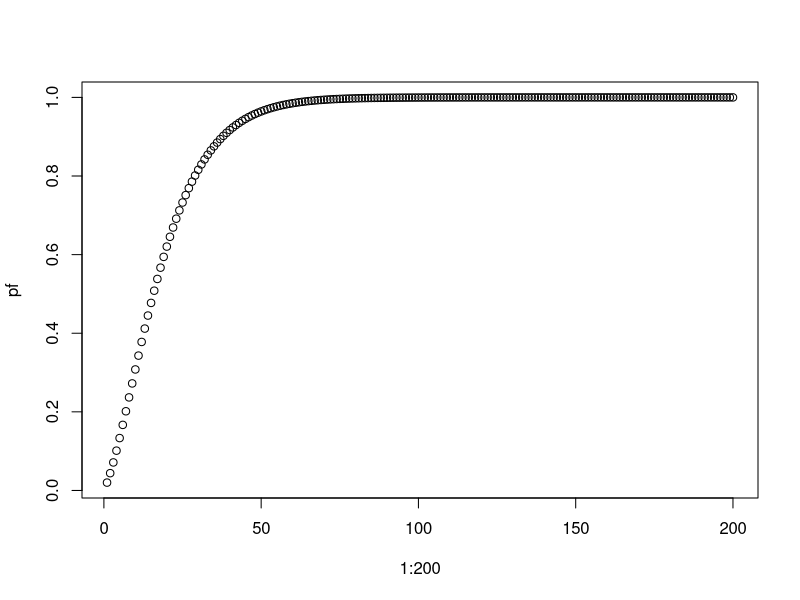
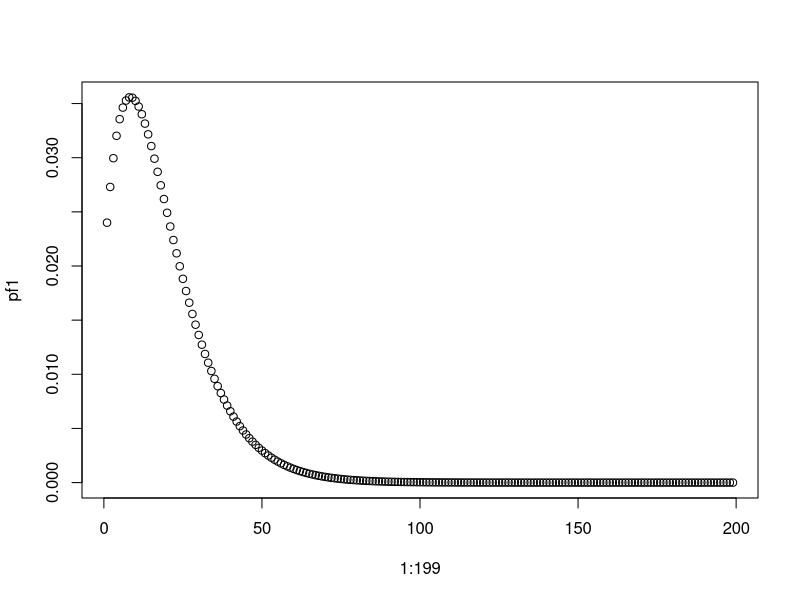
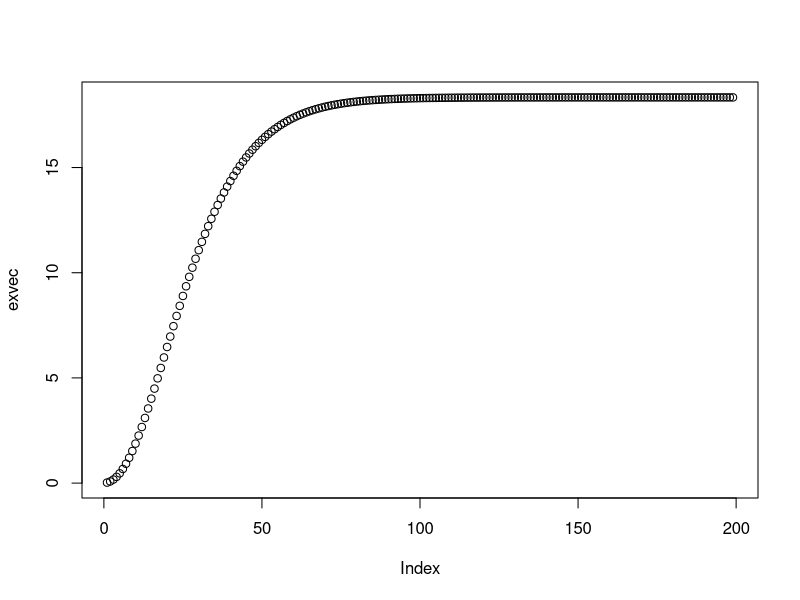
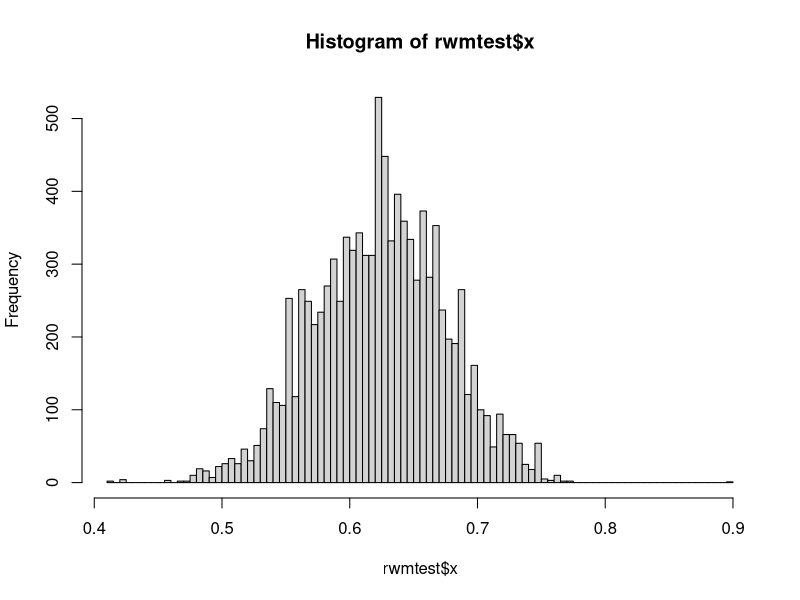
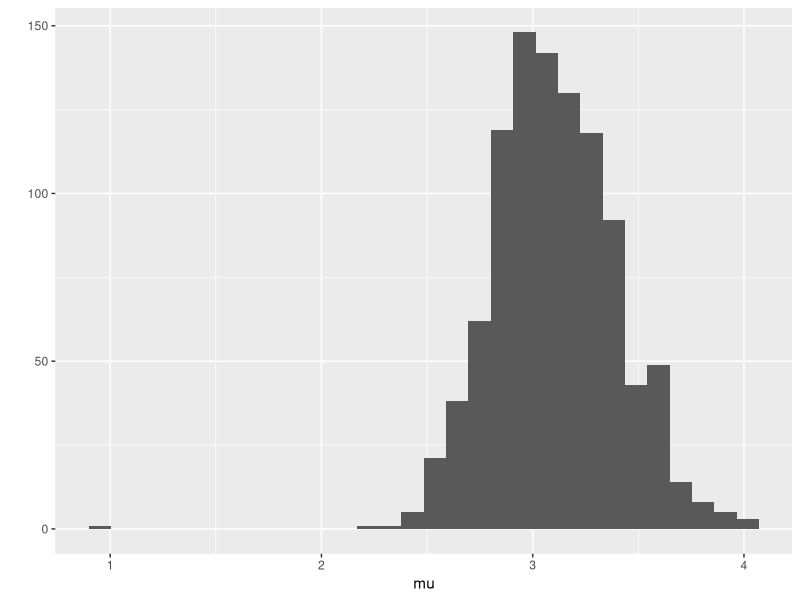
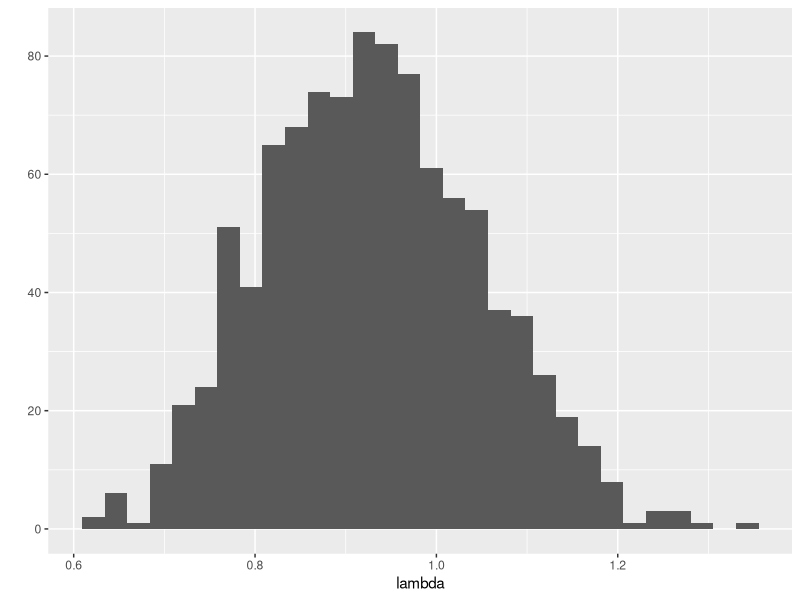
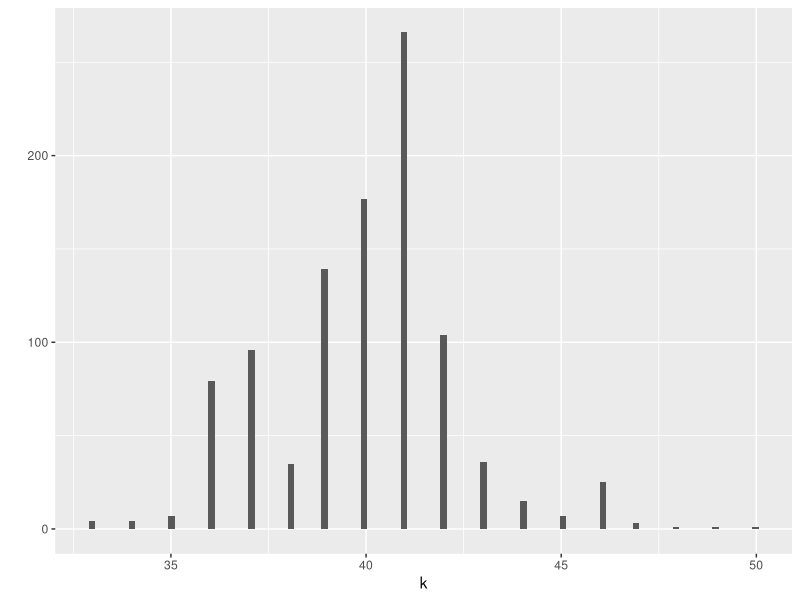
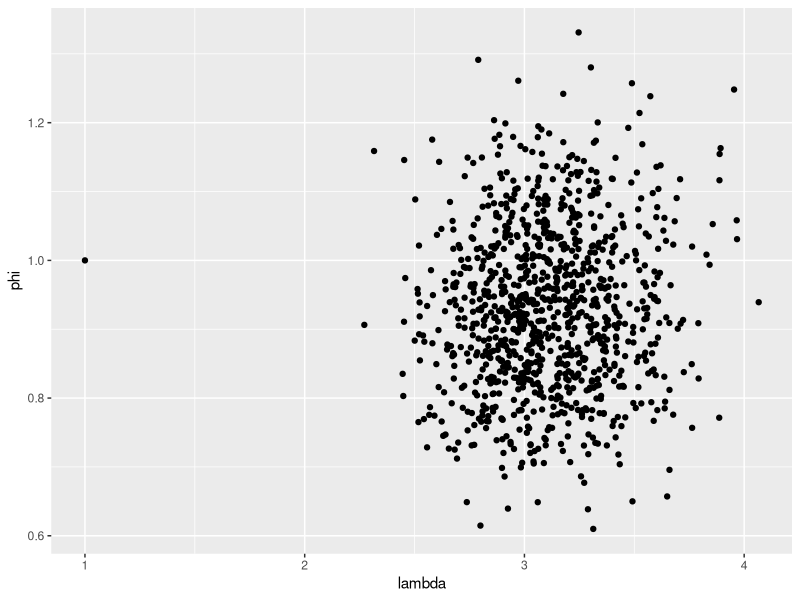

The R script that drew these images, in order:
## ---- chunk 1

P <- matrix(c(0.9,0,0,1,0.05,0.85,0,0,
              0.03,0.09,0.9,0,0.02,0.06,0.1,0),nrow=4)

rownames(P) <- c("L","M","H","F")
colnames(P) <- rownames(P)

P

## ---- chunk 2

X0 <- matrix(c(1,0,0,0),nrow=1)
colnames(X0) <- colnames(P)

X0 %*% P %*% P %*% P

## ---- chunk 3
Pc <- P
Pc["F","F"] <- 1
Pc["F","L"] <- 0

Pc
## ---- chunk 4
X0 %*% Pc %*% Pc %*% Pc

## ---- chunk 5

matpower <- function(M,p){
  Mret <- M
  for(i in 2:p){
    Mret <- M %*% Mret
  }
  return(Mret)
}

## ---- chunk 6

n <- 4
vf <- matrix(c(0,0,0,1),nrow=4)

X0 %*% matpower(Pc,4) %*% vf

## ---- chunk 7

pf <- X0 %*% Pc %*% vf

for(i in 2:200){
  pf <- c(pf, X0 %*% matpower(Pc,i) %*% vf)
}

plot(1:200,pf)
## ---- chunk 8

pf1 <- tail(pf,-1)-head(pf,-1)

plot(1:199,pf1)

## ---- chunk 9
sum(pf1)

## ---- chunk 10

exvec <- cumsum(1:199*pf1)

plot(exvec)

## ---- chunk 11

tail(exvec,1)

## ---- chunk 12

pf <- c(0,X0 %*% P %*% vf)

for(i in 2:51){
  pf <- c(pf,X0 %*% matpower(P,i) %*% vf)
}

sum(pf)

## ---- chunk 13

Psteady <- matpower(P,1000)

Xf <- X0 %*% Psteady

## ---- chunk 14

profit <- matrix(c(1000,500,400,-700),nrow=4)

ExpectedProfit <- Xf %*% profit

ExpectedProfit

## ---- chunk 15

Pnew <- matrix(c(0.9,0,1,1,0.05,0.85,0,0,
              0.03,0.09,0,0,0.02,0.06,0,0),nrow=4)

Pnewsteady <- matpower(Pnew,1000)

Xnewf <- X0 %*% Pnewsteady

profitnew <- matrix(c(1000,500,-600,-700),nrow=4)

ExpectedProfitNew <- Xnewf %*% profitnew

ExpectedProfitNew

## ---- chunk 16

rwm <- function(x0,N){
  x <- numeric(N)
  x[1] <- x0
  u <- runif(N)
  count <- 0
  k <- c(125,18,20)
  for(i in 2:N){
    y <- runif(1)
    if(
      u[i] <= 
      (((2+y)^k[1] * (1-y)^sum(k[2],k[3]) * y^(197-sum(k)))/
      ((2+x[i-1])^k[1] * (1-x[i-1])^sum(k[2],k[3]) * x[i-1]^(197-sum(k))))
    ){
      x[i] <- y
    }else{
      x[i] <- x[i-1]
      count <- count+1
    }
  }
  return(list(x=x,count=count))
}

rwmtest <- rwm(0.9,10000)

hist(rwmtest$x,breaks=100)

mean(rwmtest$x)

## ---- chunk 17

library(boot)
data(coal)
year <- floor(coal)
y <- table(year)
#plot(y)

y <- floor(coal[[1]])
y <- tabulate(y)
y <- y[1851:length(y)]


n <- length(y) #length of the data
m <- 1000 #length of the chain
mu <- lambda <- k <- numeric(m)
L <- numeric(n)
k[1] <- sample(1:n, 1)
mu[1] <- 1
lambda[1] <- 1
b1 <- 1
b2 <- 1

for(i in 2:m){
  kt <- k[i-1]
}

for (i in 2:m) {
  kt <- k[i-1]
  #generate mu  
  r <- .5 + sum(y[1:kt])
  mu[i] <- rgamma(1, shape = r, rate = kt + b1[i-1])
  #generate lambda
  if (kt + 1 > n) r <- .5 + sum(y) else
    r <- .5 + sum(y[(kt+1):n])
  lambda[i] <- rgamma(1, shape = r, rate = n - kt + b2[i-1])
  #generate b1 and b2
  b1 <- c(b1,rgamma(1, shape = .5, rate = mu[i]+1))
  b2 <- c(b2,rgamma(1, shape = .5, rate = lambda[i]+1))
  for (j in 1:n) {
    L[j] <- exp((lambda[i] - mu[i]) * j) *
      (mu[i] / lambda[i])^sum(y[1:j])
  }
  L <- L / sum(L)
  #generate k from discrete distribution L on 1:n
  k[i] <- sample(1:n, prob=L, size=1)
}

library(ggplot2)

# Histogram of lambda:

qplot(mu)

# Histogram of phi: 

qplot(lambda)

# Histogram of M: 

qplot(k, binwidth=(range(k)[2]-range(k)[1])/100)

mean(k)

# Plot of lambda vs phi

ggplot(data.frame(lambda=mu, phi=lambda), aes(x=lambda,y=phi)) + geom_point()

# Plot of lambda vs m

ggplot(data.frame(lambda=mu, m=k), aes(x=lambda,y=m)) + geom_point()

# Plot of beta vs delta

ggplot(data.frame(beta = b1, delta = b2),aes(x=beta, y=delta)) + geom_point()

## ---- chunk 18

averagebefore <- mean(y[1:40])
averageafter <- mean(y[41:length(y)])

averagebefore
averageafter

## ---- chunk 19

plot(table(year))

## ---- chunk 20

C <- matrix(c(0,633,257,91,412,150,80,134,259,505,353,324,70,211,268,246,121,
              633,0,390,661,227,488,572,530,555,289,282,638,567,466,420,745,518,
              257,390,0,228,169,112,196,154,372,262,110,437,191,74,53,472,142,
              91,661,228,0,383,120,77,105,175,476,324,240,27,182,239,237,84,
              412,227,169,383,0,267,351,309,338,196,61,421,346,243,199,528,297,
              150,488,112,120,267,0,63,34,264,360,208,329,83,105,123,364,35,
              80,572,196,77,351,63,0,29,232,444,292,297,47,150,207,332,29,
              134,530,154,105,309,34,29,0,249,402,250,314,68,108,165,349,36,
              259,555,372,175,338,264,232,249,0,495,352,95,189,326,383,202,236,
              505,289,262,476,196,360,444,402,495,0,154,578,439,336,240,685,390,
              353,282,110,324,61,208,292,250,352,154,0,435,287,184,140,542,238,
              324,638,437,240,421,329,297,314,95,578,435,0,254,391,448,157,301,
              70,567,191,27,346,83,47,68,189,439,287,254,0,145,202,289,55,
              211,466,74,182,243,105,150,108,326,336,184,391,145,0,57,426,96,
              268,420,53,239,199,123,207,165,383,240,140,448,202,57,0,483,153,
              46,745,472,237,528,364,332,349,202,685,542,157,289,426,483,0,336,
              121,518,142,84,297,35,29,36,236,390,238,301,55,96,153,336,0),
            nrow=17)

costfun <- function(x,C){
  cost <- 0
  for(i in 1:(length(x)-1)){
    cost <- cost + C[x[i],x[i+1]]
  }
  return(cost)
}

anneal <- function(T0, beta, N){
  temp <- T0
  C <- matrix(c(0,633,257,91,412,150,80,134,259,505,353,324,70,211,268,246,121,
              633,0,390,661,227,488,572,530,555,289,282,638,567,466,420,745,518,
              257,390,0,228,169,112,196,154,372,262,110,437,191,74,53,472,142,
              91,661,228,0,383,120,77,105,175,476,324,240,27,182,239,237,84,
              412,227,169,383,0,267,351,309,338,196,61,421,346,243,199,528,297,
              150,488,112,120,267,0,63,34,264,360,208,329,83,105,123,364,35,
              80,572,196,77,351,63,0,29,232,444,292,297,47,150,207,332,29,
              134,530,154,105,309,34,29,0,249,402,250,314,68,108,165,349,36,
              259,555,372,175,338,264,232,249,0,495,352,95,189,326,383,202,236,
              505,289,262,476,196,360,444,402,495,0,154,578,439,336,240,685,390,
              353,282,110,324,61,208,292,250,352,154,0,435,287,184,140,542,238,
              324,638,437,240,421,329,297,314,95,578,435,0,254,391,448,157,301,
              70,567,191,27,346,83,47,68,189,439,287,254,0,145,202,289,55,
              211,466,74,182,243,105,150,108,326,336,184,391,145,0,57,426,96,
              268,420,53,239,199,123,207,165,383,240,140,448,202,57,0,483,153,
              46,745,472,237,528,364,332,349,202,685,542,157,289,426,483,0,336,
              121,518,142,84,297,35,29,36,236,390,238,301,55,96,153,336,0),
            nrow=17)
  n <- dim(C)[1]
  x <- sample(1:17,17)
  sx <- costfun(x,C)
  xbest <- x
  sbest <- sx
  results <- numeric(N)
  
  for(i in 1:N){
    x1 <- sample(1:17,17)
    I <- sort(c(x1[1],x1[2]))
    if(I[2] == 17){
      y <- c(x[1:I[1]-1],x[I[2]:I[1]])
    }else{
      y <- c(x[1:I[1]-1],x[I[2]:I[1]],x[(I[2]+1):length(x)])
    }
    sx <- costfun(x,C)
    sy <- costfun(y,C)
    if(sy < sx){
      alpha <- 1
    }else{
      alpha <- exp(-(sy-sx)/temp)
    }
    U <- runif(1)
    if(U < alpha){
      x <- y
      sx <- sy
    }
    temp <- beta * temp
    xbest <- x
    sbest <- sx
    results[i] <- sbest
  }
  
  return(list(x=xbest, costs = results))
}

T0 <- 1
beta <- 0.9999
n <- 10000
x0 <- sample(1:17,17)

testresult <- anneal(T0, beta, n)
plot(testresult$costs)

bests <- c()
for(i in 1:20){
  bests <- c(bests,anneal(T0, beta, n)$costs[n])
}

plot(bests)

randoms <- c()
for(i in 1:20){
  randoms <- c(randoms,costfun(sample(1:17,17),C))
}

plot(randoms)


